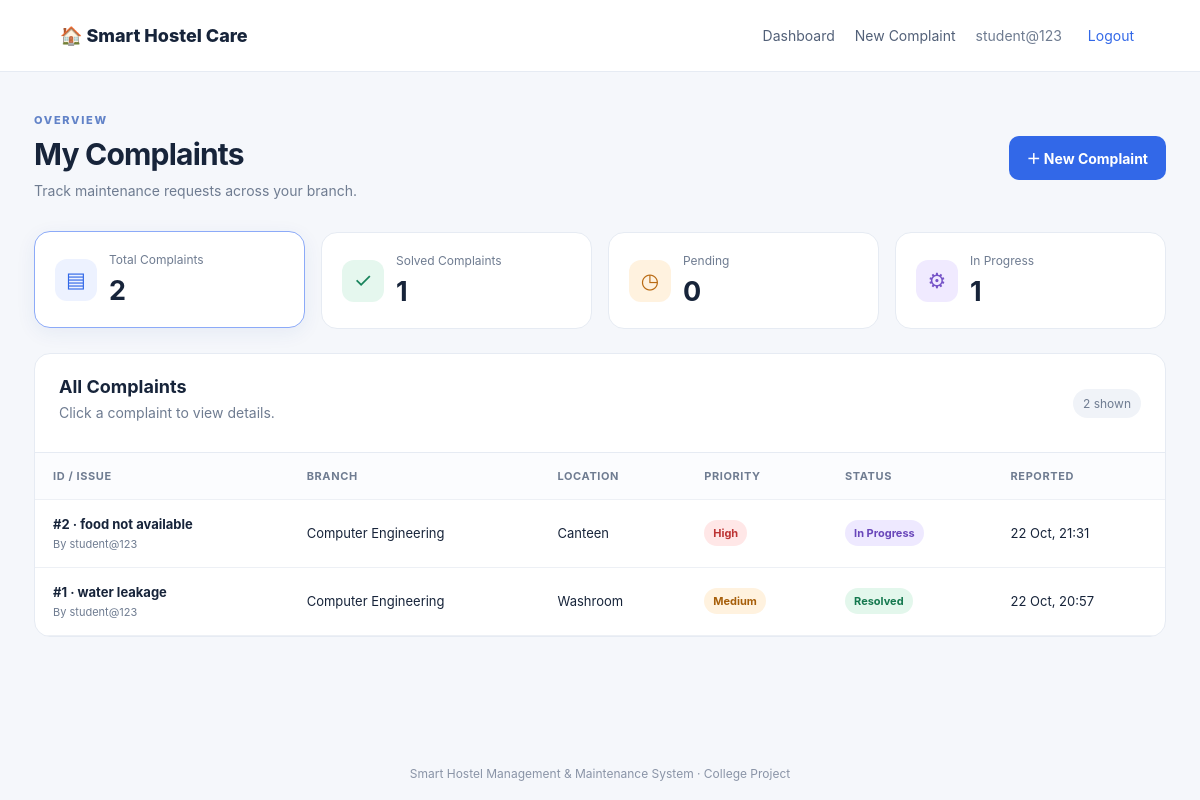
The app's page /dashboard/ (signed in) with its own data.
### maintenance/models.py (models this page shows, shortened)
class Complaint(models.Model):
    STATUS_CHOICES = [
        ("Pending", "Pending"),
        ("In Progress", "In Progress"),
        ("Resolved", "Resolved"),
    ]
    LOCATION_CHOICES = [
        ("Hostel Room", "Hostel Room"),
        ("Canteen", "Canteen"),
        ("College Ground", "College Ground"),
        ("College Campus / Corridor", "College Campus / Corridor"),
        ("Classroom", "Classroom"),
        ("Washroom", "Washroom"),
        ("Library", "Library"),
        ("Hostel Common Area", "Hostel Common Area"),
        ("Other", "Other"),
    ]
    CATEGORY_CHOICES = [
        ("Electrical", "Electrical"),
        ("Plumbing / Water", "Plumbing / Water"),
        ("Cleaning", "Cleaning"),
        ("Furniture", "Furniture"),
        ("Internet / Wi-Fi", "Internet / Wi-Fi"),
        ("Canteen", "Canteen"),
        ("Other", "Other"),
    ]
    PRIORITY_CHOICES = [("Low", "Low"), ("Medium", "Medium"), ("High", "High"), ("Urgent", "Urgent")]
    student = models.ForeignKey(User, on_delete=models.CASCADE, related_name="hostel_complaints")
    branch = models.ForeignKey(Branch, on_delete=models.PROTECT)
    location = models.CharField(max_length=50, choices=LOCATION_CHOICES)
    room_number = models.CharField(max_length=20, blank=True)
    category = models.CharField(max_length=50, choices=CATEGORY_CHOICES)
    priority = models.CharField(max_length=10, choices=PRIORITY_CHOICES, default="Medium")
    title = models.CharField(max_length=120)
    description = models.TextField()
    photo = models.ImageField(upload_to="complaints/", blank=True, null=True)
    status = models.CharField(max_length=20, choices=STATUS_CHOICES, default="Pending")
    assigned_staff = models.ForeignKey(User, on_delete=models.SET_NULL, null=True, blank=True, related_name="assigned_complaints")
    staff_remarks = models.TextField(blank=True)
    created_at = models.DateTimeField(auto_now_add=True)
    updated_at = models.DateTimeField(auto_now=True)

class Branch(models.Model):
    name = models.CharField(max_length=100, unique=True)

### maintenance/views.py (the view)
# urls.py: path("dashboard/", views.dashboard, name="dashboard"),
@login_required
def dashboard(request):
    complaints = Complaint.objects.select_related("branch", "student", "assigned_staff").order_by("-created_at")
    is_staff_user = request.user.is_staff or request.user.is_superuser
    if not is_staff_user:
        complaints = complaints.filter(student=request.user)
    else:
        profile = StaffProfile.objects.filter(user=request.user).select_related("branch").first()
        if not request.user.is_superuser and profile and profile.branch:
            complaints = complaints.filter(branch=profile.branch)
    tab = request.GET.get("status", "All")
    if tab in ["Pending", "In Progress", "Resolved"]:
        complaints = complaints.filter(status=tab)
    all_base = Complaint.objects.all()
    if not is_staff_user:
        all_base = all_base.filter(student=request.user)
    else:
        profile = StaffProfile.objects.filter(user=request.user).select_related("branch").first()
        if not request.user.is_superuser and profile and profile.branch:
            all_base = all_base.filter(branch=profile.branch)
    counts = {
        "total": all_base.count(),
        "pending": all_base.filter(status="Pending").count(),
        "progress": all_base.filter(status="In Progress").count(),
        "resolved": all_base.filter(status="Resolved").count(),
    }
    return render(request, "dashboard.html", {
        "complaints": complaints, "counts": counts, "tab": tab,
        "is_staff_user": is_staff_user,
    })

### templates/dashboard.html (shortened to what this page needs)
{% extends 'base.html' %}
{% block content %}
<div class="page-heading">
  <div><span class="eyebrow">OVERVIEW</span><h1>{% if is_staff_user %}Staff &amp; Admin Dashboard{% else %}My Complaints{% endif %}</h1><p>Track maintenance requests across your branch.</p></div>
  {% if not is_staff_user %}<a class="btn" href="{% url 'new_complaint' %}">＋ New Complaint</a>{% endif %}
</div>
<section class="stats">
  <a class="stat-card {% if tab == 'All' %}selected{% endif %}" href="{% url 'dashboard' %}"><span class="stat-symbol blue">▤</span><span class="stat-label">Total Complaints</span><strong>{{ counts.total }}</strong></a>
  <a class="stat-card {% if tab == 'Resolved' %}selected{% endif %}" href="?status=Resolved"><span class="stat-symbol green">✓</span><span class="stat-label">Solved Complaints</span><strong>{{ counts.resolved }}</strong></a>
  <a class="stat-card {% if tab == 'Pending' %}selected{% endif %}" href="?status=Pending"><span class="stat-symbol orange">◷</span><span class="stat-label">Pending</span><strong>{{ counts.pending }}</strong></a>
  <a class="stat-card {% if tab == 'In Progress' %}selected{% endif %}" href="?status=In%20Progress"><span class="stat-symbol purple">⚙</span><span class="stat-label">In Progress</span><strong>{{ counts.progress }}</strong></a>
</section>
<section class="panel">
  <div class="panel-head"><div><h2>{% if tab == 'All' %}All Complaints{% else %}{{ tab }} Complaints{% endif %}</h2><p>Click a complaint to view details.</p></div><span class="count-pill">{{ complaints|length }} shown</span></div>
  <div class="table-wrap"><table><thead><tr><th>ID / Issue</th><th>Branch</th><th>Location</th><th>Priority</th><th>Status</th><th>Reported</th></tr></thead><tbody>
  {% for c in complaints %}
    <tr class="click-row" data-href="{% url 'complaint_detail' c.id %}">
      <td><strong>#{{ c.id }} · {{ c.title }}</strong><small>By {{ c.student.username }}</small></td>
      <td>{{ c.branch.name }}</td><td>{{ c.location }}{% if c.room_number %}<small>Room {{ c.room_number }}</small>{% endif %}</td>
      <td><span class="priority {{ c.priority|lower }}">{{ c.priority }}</span></td>
      <td><span class="status {{ c.status|slugify }}">{{ c.status }}</span></td><td>{{ c.created_at|date:"d M, H:i" }}</td>
    </tr>
  {% empty %}<tr><td colspan="6" class="empty">No complaints found for this tab. Submit a new complaint to get started.</td></tr>{% endfor %}
  </tbody></table></div>
</section>
{% endblock %}

### templates/base.html (shortened to what this page needs)
{% load static %}
<!doctype html>
<html lang="en">
<head>
  <link rel="stylesheet" href="{% static 'css/style.css' %}">
</head>
<body>
<header class="topbar">
  <a class="brand" href="{% url 'home' %}">🏠 Smart Hostel Care</a>
  <nav>
    {% if user.is_authenticated %}
      <a href="{% url 'dashboard' %}">Dashboard</a>
      {% if not user.is_staff and not user.is_superuser %}<a href="{% url 'new_complaint' %}">New Complaint</a>{% endif %}
      <span class="user-label">{{ user.username }}</span>
      <form class="logout-form" method="post" action="{% url 'logout' %}">{% csrf_token %}<button class="link-button">Logout</button></form>
    {% else %}
      <a href="{% url 'login' %}">Login</a><a href="{% url 'register' %}">Student Register</a>
    {% endif %}
  </nav>
</header>
<main class="container">
  {% block content %}{% endblock %}
</main>
<footer>Smart Hostel Management &amp; Maintenance System · College Project</footer>
</body></html>

### static/css/style.css (style rules this page uses)
:root { --ink:#17243a;--muted:#6f7c91;--blue:#3268e8;--line:#e6ebf3;--bg:#f5f7fb;--green:#18835b;--orange:#b96a12;--purple:#7654c8 }
* { box-sizing:border-box }
body { margin:0;background:var(--bg);font-family:Inter,Segoe UI,Arial,sans-serif;color:var(--ink) }
a { color:var(--blue);text-decoration:none }
.topbar { height:72px;background:#fff;border-bottom:1px solid var(--line);display:flex;align-items:center;justify-content:space-between;padding:0 max(5%,calc((100% - 1180px)/2));gap:20px }
.brand { font-size:18px;font-weight:800;color:var(--ink);white-space:nowrap }
.topbar nav { display:flex;align-items:center;gap:20px;font-size:14px }
.topbar nav a { color:#526078 }
.user-label { color:var(--muted) }
.logout-form { margin:0 }
.link-button { border:0;background:none;color:var(--blue);font:inherit;cursor:pointer }
.container { max-width:1180px;margin:36px auto;padding:0 24px;min-height:75vh }
.eyebrow { font-size:11px;letter-spacing:1.7px;font-weight:800;color:#6283c8 }
.btn { display:inline-flex;justify-content:center;align-items:center;background:var(--blue);color:white;border:0;border-radius:10px;padding:12px 18px;font-weight:700;font-size:14px;cursor:pointer }
.feature,.panel,.stat-card { background:#fff;border:1px solid var(--line);border-radius:16px }
.feature p,.panel-head p,.page-heading p { color:var(--muted);font-size:14px;line-height:1.6;margin:5px 0 }
.page-heading { display:flex;justify-content:space-between;align-items:center;gap:20px;margin-bottom:25px }
.page-heading h1 { font-size:30px;letter-spacing:-.8px;margin:8px 0 }
.stats { display:grid;grid-template-columns:repeat(4,1fr);gap:16px;margin-bottom:24px }
.stat-card { padding:20px;display:grid;grid-template-columns:42px 1fr;align-items:center;column-gap:12px;row-gap:7px;color:var(--ink);transition:.15s }
.stat-card:hover,.stat-card.selected { border-color:#8caaf8;box-shadow:0 5px 20px #234b9b12;transform:translateY(-1px) }
.stat-symbol { grid-row:span 2;width:42px;height:42px;border-radius:12px;display:grid;place-items:center;font-size:21px;background:#edf2ff;color:var(--blue) }
.stat-symbol.green { background:#e5f7ee;color:var(--green) }
.stat-symbol.orange { background:#fff2df;color:var(--orange) }
.stat-symbol.purple { background:#f0eaff;color:var(--purple) }
.stat-label { font-size:12px;color:var(--muted) }
.stat-card strong { font-size:27px }
.panel { overflow:hidden }
.panel-head { display:flex;justify-content:space-between;align-items:center;padding:22px 24px;border-bottom:1px solid var(--line) }
.panel-head h2,.detail-panel h2 { margin:0;font-size:18px }
.count-pill { font-size:12px;background:#f0f3f8;padding:7px 10px;border-radius:30px;color:var(--muted) }
.table-wrap { overflow-x:auto }
table { width:100%;border-collapse:collapse;text-align:left;font-size:13px }
th { font-size:11px;text-transform:uppercase;letter-spacing:.6px;color:var(--muted);background:#fbfcfe }
td,th { padding:16px 18px;border-bottom:1px solid #edf0f5;white-space:nowrap }
td strong { display:block;max-width:240px;overflow:hidden;text-overflow:ellipsis }
td small { display:block;color:var(--muted);font-size:11px;margin-top:5px }
.click-row { cursor:pointer }
.status,.priority { display:inline-block;border-radius:30px;padding:6px 9px;font-size:11px;font-weight:700;background:#eef1f6;color:#647086 }
.status.in-progress { background:#eee9ff;color:#6946ba }
.status.resolved { background:#e3f7ec;color:#14784e }
.priority.urgent,.priority.high { background:#ffe7e7;color:#bd3434 }
.priority.medium { background:#fff2df;color:#a65e0a }
footer { text-align:center;color:#8a94a7;font-size:12px;padding:22px }

### records on screen
Complaint: id "2", title "food not available", student.username "student@123", branch.name "Computer Engineering", location "Canteen", priority "High", status "In Progress", created_at "22 Oct, 21:31"
Complaint: id "1", title "water leakage", student.username "student@123", branch.name "Computer Engineering", location "Washroom", priority "Medium", status "Resolved", created_at "22 Oct, 20:57"

### other values on screen
{{ user.username }} "student@123"
{{ counts.total }} "2"
{{ counts.resolved }} "1"
{{ counts.pending }} "0"
{{ counts.progress }} "1"
{{ complaints|length }} "2"
